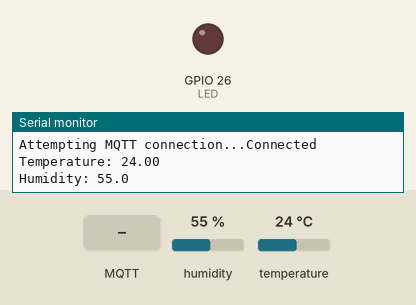
A program run on a simulated ESP32. Parts: output pins drawn as LEDs (lit = HIGH), the last lines printed to the serial monitor. The inputs (shaded band) are chosen by the test bench; at power-on: humidity 55 %, temperature 24 °C. WiFi joins after 1.5 s; servers stay silent unless stated; random numbers use the default seed unless the program sets one; no MQTT or app messages arrive unless stated.

Above: at 2.7 s.
2.8 s: MQTT message "on" arrives on the first subscribed topic
At 4.0 s:
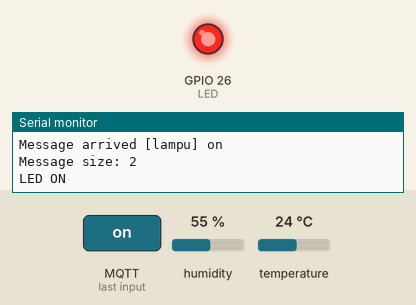
4.3 s: MQTT message "lampu" arrives on the first subscribed topic
At 5.2 s:
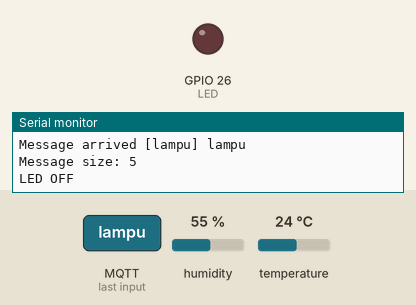
Timing chart, 0 to 7.3 s (numbered marks = the images above; inputs shaded):
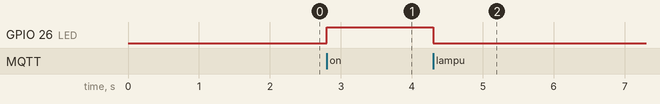

The program:

main.cpp
```cpp
#include <WiFi.h>         // Library untuk koneksi Wi-Fi
#include <PubSubClient.h>  // Library untuk komunikasi MQTT
#include <DHTesp.h>        // Library untuk membaca sensor DHT (Suhu dan Kelembapan)

const int DHT_PIN = 15;    // Pin yang digunakan untuk sensor DHT
DHTesp dht;                // Objek untuk sensor DHT

const char* ssid = "Wokwi-GUEST";  // Nama Wi-Fi yang akan dihubungkan
const char* password = "";         // Password Wi-Fi (kosongkan jika tidak ada)
const char* mqtt_server = "test.mosquitto.org";  // Alamat broker MQTT

#define LED 26  // Pin LED untuk menyalakan lampu

WiFiClient espClient;        // Objek untuk Wi-Fi
PubSubClient client(espClient);  // Objek untuk MQTT

unsigned long lastMsg = 0;    // Variabel untuk menghitung waktu
float temp = 0;               // Variabel untuk menyimpan data suhu
float hum = 0;                // Variabel untuk menyimpan data kelembapan

// Fungsi untuk menghubungkan ke Wi-Fi
void setup_wifi() {
  delay(10);
  Serial.println();
  Serial.print("Connecting to ");
  Serial.println(ssid);

  WiFi.mode(WIFI_STA);          // Mengatur Wi-Fi mode ke Station (client)
  WiFi.begin(ssid, password);  // Memulai koneksi Wi-Fi

  // Menunggu hingga terhubung ke Wi-Fi
  while (WiFi.status() != WL_CONNECTED) {
    delay(500);
    Serial.print(".");
  }

  randomSeed(micros());  // Menyiapkan nilai acak
  Serial.println("");
  Serial.println("WiFi connected");
  Serial.println("IP address: ");
  Serial.println(WiFi.localIP());  // Menampilkan alamat IP yang didapat
}

// Fungsi callback yang dijalankan ketika menerima pesan MQTT
void callback(char* topic, byte* payload, unsigned int length) {
  Serial.print("Message arrived [");
  Serial.print(topic);
  Serial.print("] ");

  String data = "";
  for (int i = 0; i < length; i++) {
    data += (char)payload[i];  // Membaca payload pesan
  }

  Serial.println(data);
  Serial.print("Message size: ");
  Serial.println(length);
  Serial.println();

  // Jika topik adalah "lampu", kontrol LED
  if (String(topic) == "lampu") {
    if (data == "on") {
      Serial.println("LED ON");
      digitalWrite(LED, HIGH);  // Menyalakan LED
    } else {
      digitalWrite(LED, LOW);  // Mematikan LED
      Serial.println("LED OFF");
    }
  }
}

// Fungsi untuk mencoba menghubungkan ke broker MQTT
void reconnect() {
  while (!client.connected()) {
    Serial.print("Attempting MQTT connection...");
    String clientId = "ESP32Client-";
    clientId += String(random(0xffff), HEX);  // Membuat ID client unik

    // Jika berhasil terhubung
    if (client.connect(clientId.c_str())) {
      Serial.println("Connected");
      client.subscribe("lampu");  // Subscribe ke topik "lampu" untuk mengontrol LED
      client.publish("/ThinkIOT/Publish", "PRAKTIK");  // Publish pesan ke topik "/ThinkIOT/Publish"
      client.subscribe("/ThinkIOT/Subscribe");  // Subscribe ke topik "/ThinkIOT/Subscribe"
    } else {
      Serial.print("failed, rc=");
      Serial.print(client.state());
      Serial.println(" try again in 5 seconds");
      delay(5000);  // Tunggu 5 detik jika gagal
    }
  }
}

// Fungsi setup untuk inisialisasi awal
void setup() {
  pinMode(LED, OUTPUT);  // Set pin LED sebagai OUTPUT
  Serial.begin(115200);  // Inisialisasi komunikasi serial dengan baudrate 115200
  setup_wifi();  // Menghubungkan ke Wi-Fi
  client.setServer(mqtt_server, 1883);  // Menghubungkan ke broker MQTT
  client.setCallback(callback);  // Menetapkan fungsi callback untuk menangani pesan MQTT
  dht.setup(DHT_PIN, DHTesp::DHT22);  // Menyiapkan sensor DHT22 pada pin yang sudah ditentukan
}

// Fungsi loop untuk menjalankan proses secara terus-menerus
void loop() {
  if (!client.connected()) {
    reconnect();  // Menghubungkan kembali jika MQTT tidak terhubung
  }
  client.loop();  // Memeriksa pesan yang diterima

  unsigned long now = millis();  // Mendapatkan waktu saat ini

  // Jika lebih dari 2 detik sejak pengukuran terakhir, baca data suhu dan kelembapan
  if (now - lastMsg > 2000) {
    lastMsg = now;

    TempAndHumidity data = dht.getTempAndHumidity();  // Membaca data suhu dan kelembapan
    String temp = String(data.temperature, 2);  // Menyimpan suhu dalam format string dengan 2 desimal
    client.publish("/ThinkIOT/temp", temp.c_str());  // Publish suhu ke topik "/ThinkIOT/temp"

    String hum = String(data.humidity, 1);  // Menyimpan kelembapan dalam format string dengan 1 desimal
    client.publish("/ThinkIOT/hum", hum.c_str());  // Publish kelembapan ke topik "/ThinkIOT/hum"

    Serial.print("Temperature: ");
    Serial.println(temp);
    Serial.print("Humidity: ");
    Serial.println(hum);
  }
}
```

Measured:
- after the input at 2.8 s, GPIO 26 (LED): LOW → HIGH at once
- after the input at 4.3 s, GPIO 26 (LED): HIGH → LOW at once
